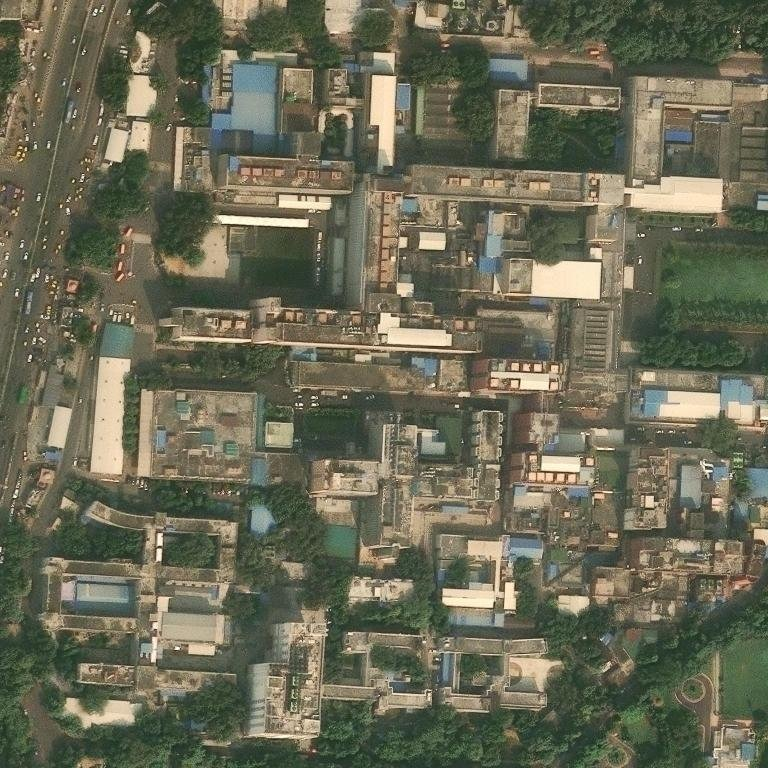
#> input picture _mosaic_z18.jpg, 768 x 768 px; its folder holds only this picture in this run
$ python -i eo_geospatial.py   (imports and definitions only)
#> lines starting #> are read from the running program, lines starting #| are printed output that depends on the picture
#> further down, picture is the input picture: shape (768, 768, 3); mean B, G, R 85.3, 105.9, 106.3
"""
PRAKALP-DRISHTI: SOVEREIGN GEOSPATIAL INTELLIGENCE LAYER

Upgrades the change detector from "these two pictures differ" to civil-engineering
telemetry: what material is on the ground, how much of it appeared, how fast, and
how far inside the statutory right-of-way.

WHAT THE SENSOR ACTUALLY GIVES US, AND WHAT THAT RULES OUT
-----------------------------------------------------------
Measured from the corpus rather than assumed: 4,414 tiles, 800x800, uint8, THREE
channels, JPEG, already radiometrically balanced by the ESRI tile server. Channel
correlations are 0.98 (B-G) and 0.94 (G-R).

Three consequences, stated because the alternative is to imply capabilities the
data cannot support:

  * NDBI IS NOT COMPUTABLE. NDBI = (SWIR - NIR)/(SWIR + NIR) and this imagery has
    neither band. Anything computed from RGB and labelled NDBI would be a
    different quantity wearing a trusted name. What IS defensible on RGB are the
    published visible-band indices -- ExG (Woebbecke 1995) and VARI (Gitelson
    2002) -- which are used here under their own names. The built-up score is a
    composite defined in this file, named RBL so nobody mistakes it for a
    standard product, with its formula printed in the API response.

  * ATMOSPHERIC CORRECTION IS NOT MEANINGFUL. Dark-object subtraction removes
    path radiance from at-sensor radiance. There is no radiance here -- these are
    8-bit display DNs from a mosaic that has already been colour-balanced and
    JPEG-compressed. Applying DOS would be numerology. What IS the correct method
    for two DN images of the same scene is Relative Radiometric Normalization
    against Pseudo-Invariant Features (Schott et al. 1988; Canty & Nielsen 2008),
    which is what this module implements.

  * SAR IS NOT PRESENT. No Sentinel-1 scenes exist in this corpus, so the
    all-weather layer is a metadata contract with every field explicitly null and
    a reason attached, rather than a fabricated coherence figure.

The RoW corridor is image-derived. PAIMANA gives a point and a bbox per project,
never a surveyed centreline, so the corridor axis is estimated from the dominant
structure bearing and the buffer is applied about that estimate. That is a real
geometric buffer with hard containment -- but it is an estimate of the alignment,
not the alignment, and the payload says so.
"""

from __future__ import annotations

import math
from dataclasses import dataclass, field
from typing import Any, Dict, Optional, Tuple

import cv2
import numpy as np

# Both epochs are fixed for the whole corpus (verified: 2207/2207 rows carry the
# same pair), so the velocity denominator is a constant rather than a per-project
# lookup. If mixed vintages are ever ingested this must become per-project.
# EPOCHS — corrected against ESRI's own Wayback release index, fetched live.
#
# These read 2018-02 / 2023-01 / 59.0 months and all three were wrong, because
# the fetch pipeline's release constants were wrong:
#
#     WAYBACK_RELEASE_BEFORE = 10   # labelled "Feb 2018 imagery"
#     WAYBACK_RELEASE_AFTER  = 93   # labelled "Jan 2023 imagery"
#
# Release 10 is "World Imagery (Wayback 2014-02-20)". Release 93 is not a
# release at all -- every request against it fails, and the fetcher's
# "fallback to current ESRI imagery" branch silently supplied the AFTER epoch
# from the live basemap instead. File mtimes put that fetch at 2026-08-23/25.
#
# So the true baseline is FEBRUARY 2014, twelve and a half years before the
# after-epoch, not fifty-nine months. Every areal velocity divided by 59 was
# therefore overstated by 150.1 / 59.0 = 2.54x.
#
# The imagery itself is sound: 0 of 120 sampled pairs are byte-identical, so
# the two epochs are genuinely different scenes. Only the labels and the
# divisor were wrong, which is the more dangerous failure -- a broken image is
# obvious, a mislabelled one is not.
EPOCH_BEFORE = "2014-02"

# The after-epoch has no single date. ESRI's World Imagery is a mosaic whose
# per-tile capture date the provider does not expose, so what is known is the
# FETCH date, which bounds the vintage from above. Stating the bound is honest;
# stating "2023-01" was not.
EPOCH_AFTER = "<=2026-08"
EPOCH_AFTER_FETCHED = "2026-08-25"
EPOCH_DELTA_MONTHS = 150.1

EPOCH_BASIS = (
    "Baseline is ESRI Wayback release 23448/10 (2014-02-20), verified against "
    "the provider's release index. The after-epoch is the live World Imagery "
    "mosaic as fetched on 2026-08-25; ESRI does not publish a per-tile capture "
    "date, so its vintage is bounded by the fetch date rather than known. The "
    "span is therefore an upper bound of 150.1 months, and any rate derived "
    "from it is a lower bound.")

# Statutory right-of-way half-widths, metres. Indian practice: NH 4-lane RoW is
# typically 45-60 m, expressways 70-100 m, broad-gauge rail formation ~30-40 m,
# trunk pipelines 18-30 m working width. These are the CORRIDOR half-widths used
# for spatial containment, deliberately generous enough to include the working
# strip and haul road without reaching the next field boundary.
ROW_HALF_WIDTH_M = {
    "Roads & Highways": 60.0,
    "Railways": 50.0,
    "Transmission & Distribution": 40.0,
    "Oil & Gas": 35.0,
    "Urban Public Transport": 45.0,
    "Water Resources": 60.0,
}
DEFAULT_ROW_HALF_WIDTH_M = 50.0

# Point assets get a square-ish site envelope instead of a corridor.
DEFAULT_SITE_RADIUS_M = 300.0


# ══════════════════════════════════════════════════════════════════════════
# 1. RELATIVE RADIOMETRIC NORMALIZATION (Pseudo-Invariant Features)
# ══════════════════════════════════════════════════════════════════════════

@dataclass
class RRNResult:
    normalised_after: np.ndarray
    pif_count: int
    pif_fraction: float
    gains: Tuple[float, float, float]
    offsets: Tuple[float, float, float]
    residual_before: float
    residual_after: float
    improvement_pct: float
    converged: bool
    method: str = "RRN / Pseudo-Invariant Features (iteratively reweighted)"
    # The invariant set itself. Downstream stages need it: a pixel in here is the
    # same ground in both epochs by construction, so any index difference across
    # it is instrument, not change -- which is what makes it a usable reference.
    pif_mask: Optional[np.ndarray] = field(repr=False, default=None)
    # Residual in DN at the selection cut. THIS is the scene-quality number.
    # pif_fraction is not: selecting the best 40% of pixels yields 40% of pixels
    # on every scene ever measured, so reporting it as an outcome states the
    # parameter back to the reader. A cut at 3 DN means the epochs agree closely
    # over stable ground; a cut at 40 DN means they barely agree anywhere.
    pif_residual_dn: float = 0.0
    pif_selection_percentile: float = 40.0


# [179 lines left out: functions _orthogonal_fit, relative_radiometric_normalization, excess_green, vari, not called in this run]


def texture_energy(bgr: np.ndarray, win: int = 9) -> np.ndarray:
    """Local grey-level variance, normalised to [0, 1].

    The discriminator between engineered and agricultural surfaces. A ploughed
    field and a concrete apron can share a DN; they do not share a local variance
    structure.
    """
    g = cv2.cvtColor(bgr, cv2.COLOR_BGR2GRAY).astype(np.float32) / 255.0
    mean = cv2.blur(g, (win, win))
    sq = cv2.blur(g * g, (win, win))
    var = np.clip(sq - mean * mean, 0.0, None)
    return np.clip(np.sqrt(var) * 6.0, 0.0, 1.0)


def rgb_builtup_likelihood(bgr: np.ndarray) -> np.ndarray:
    """RBL -- an RGB built-up score defined HERE, not a standard product.

    Named deliberately so it is never mistaken for NDBI. Built-up surfaces in the
    visible bands are characterised by three things simultaneously: low
    saturation (grey rather than coloured), mid-to-high value, and high local
    texture from structural edges. Any one alone misfires -- dry sand is bright
    and low-saturation, a shadowed canopy is dark and textured -- so the score is
    their product, which requires all three to agree.

        RBL = (1 - S) * clip(V) * texture_energy      in [0, 1]
    """
    hsv = cv2.cvtColor(bgr, cv2.COLOR_BGR2HSV).astype(np.float32)
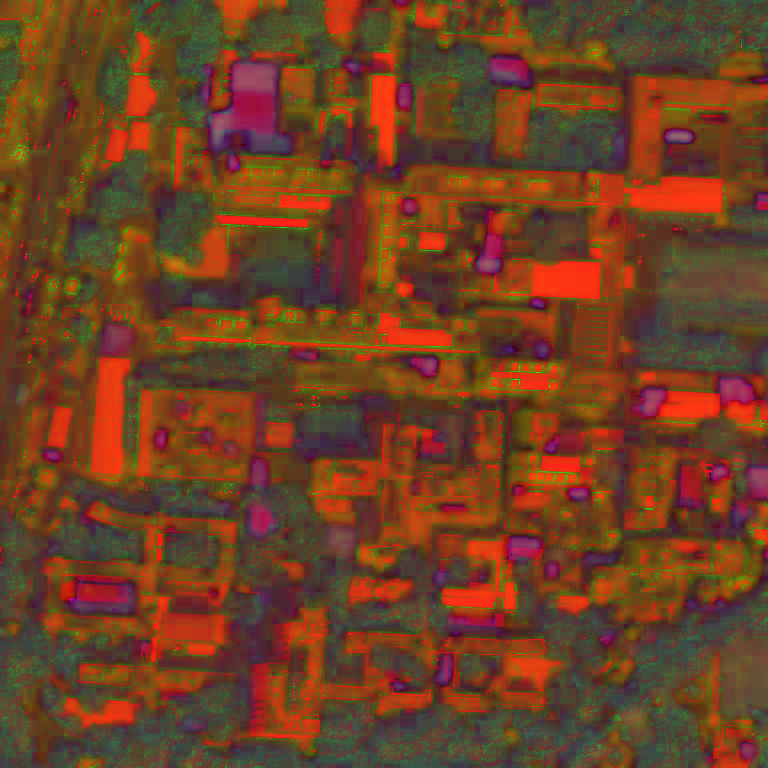
#> hsv: shape (768, 768, 3) float32; mean B, G, R 35.1, 64, 111.7
    s = hsv[..., 1] / 255.0
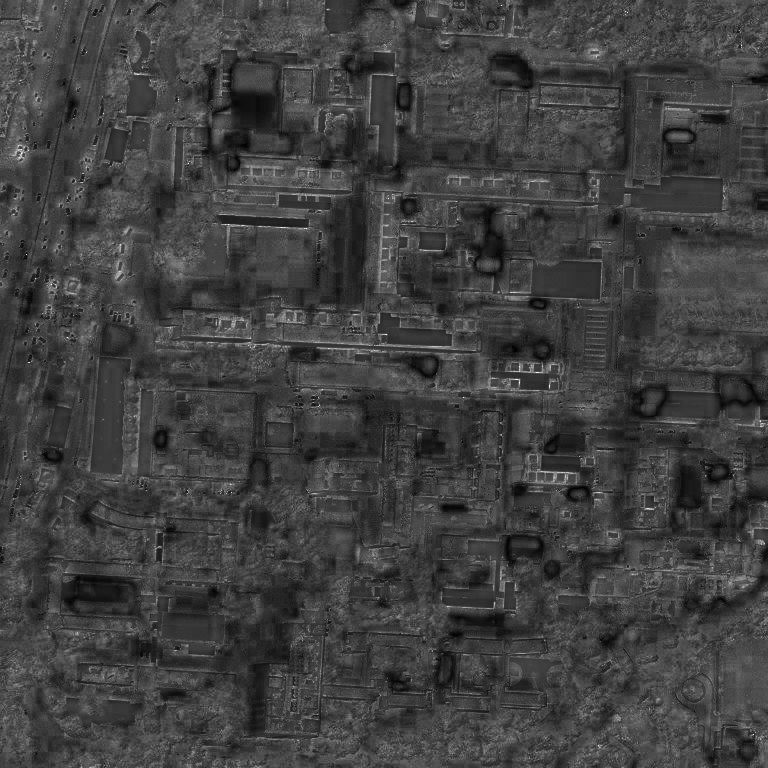
#> s: shape (768, 768) float32; min 0, max 1, mean 0.251
    v = hsv[..., 2] / 255.0
    achromatic = 1.0 - s
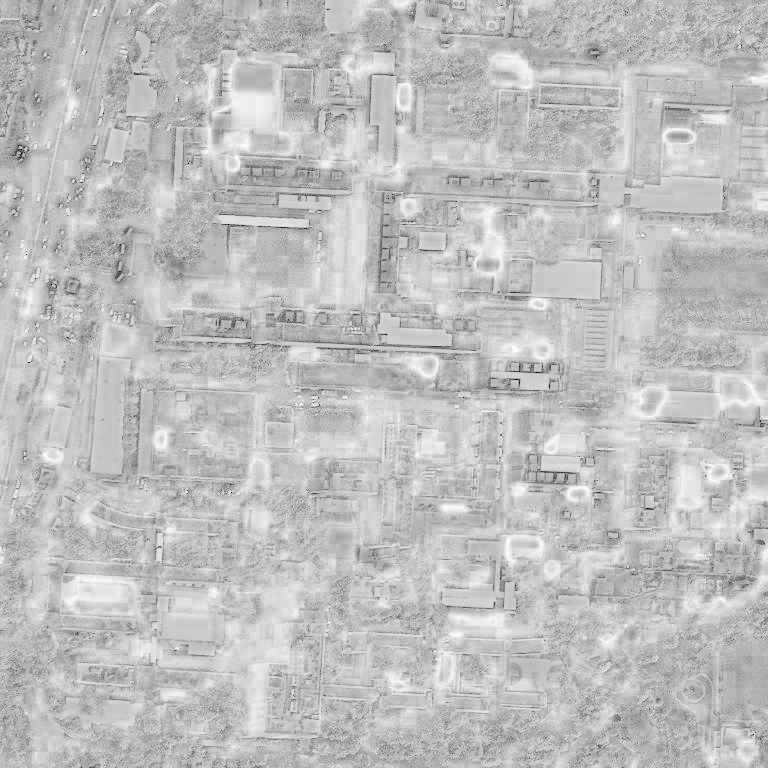
#> achromatic: shape (768, 768) float32; min 0, max 1, mean 0.749
    brightness = np.clip((v - 0.15) / 0.7, 0.0, 1.0)
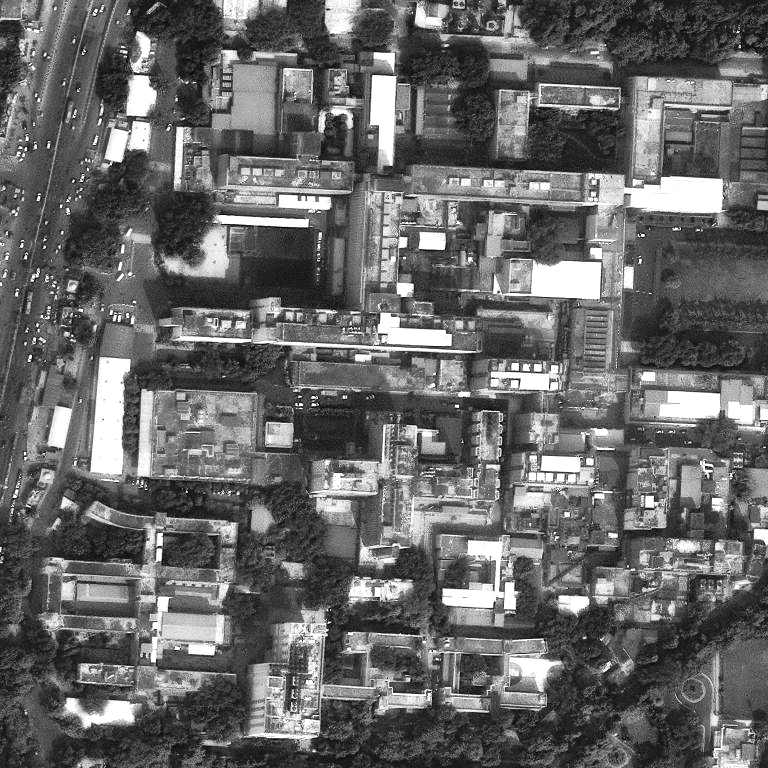
#> brightness: shape (768, 768) float32; min 0, max 1, mean 0.407
    return np.clip(achromatic * brightness * texture_energy(bgr), 0.0, 1.0)
#> in texture_energy, `mean = cv2.blur(g, (win, win))`:
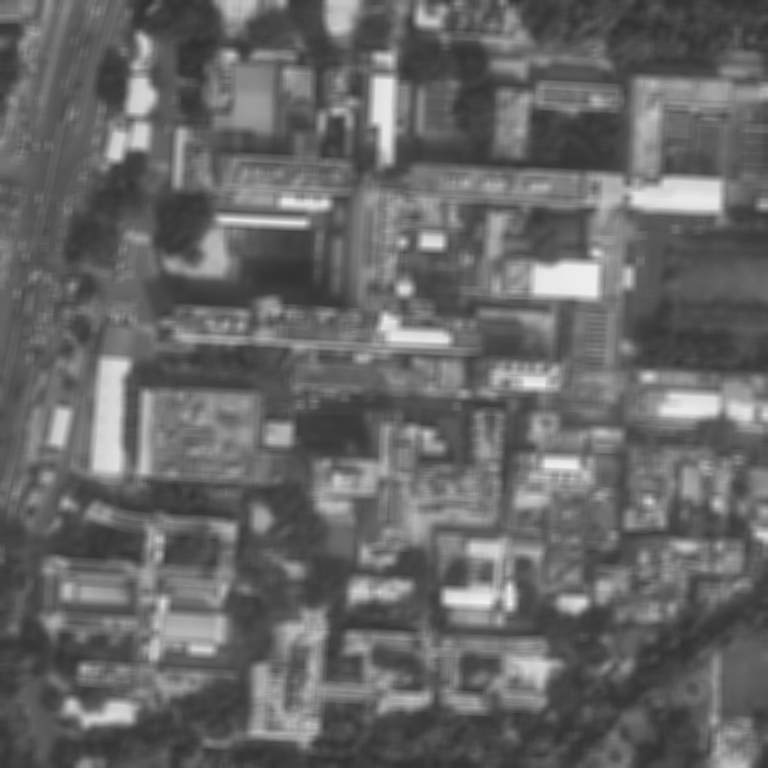
#> mean: shape (768, 768) float32; min 0.188, max 0.939, mean 0.406
#> in texture_energy, `var = np.clip(sq - mean * mean, 0.0, None)`:
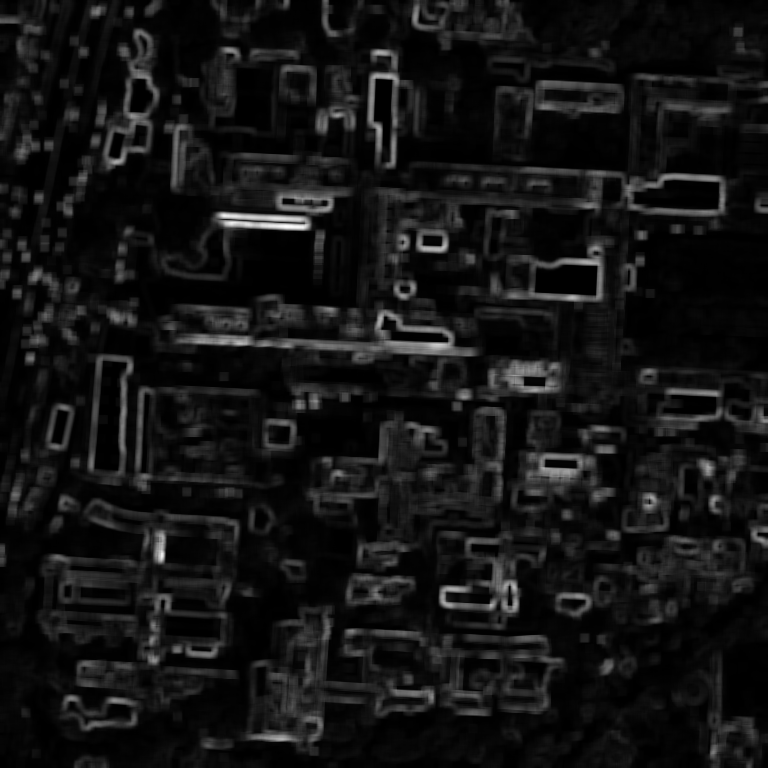
#> var: shape (768, 768) float32; min 2.09e-06, max 0.12, mean 0.00943; drawn with min black and max white
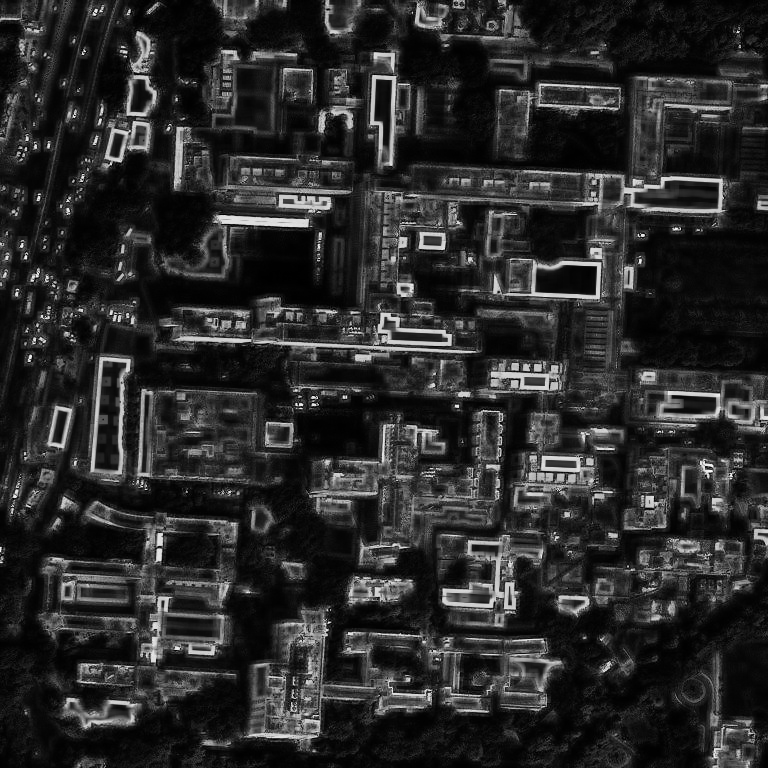
#> returned value: shape (768, 768) float32; min 0, max 0.98, mean 0.167


# ══════════════════════════════════════════════════════════════════════════
# 3. MATERIAL CLASSIFICATION
# ══════════════════════════════════════════════════════════════════════════

MATERIAL_CLASSES = (
    "water_or_shadow", "vegetation", "bare_soil_earthwork",
    "asphalt_bitumen", "concrete_structure", "unclassified",
)

# Presented as declared decision thresholds, not learned parameters. There is no
# labelled material corpus here to train or validate a classifier against, so
# calling this "semantic segmentation" would overstate it by a wide margin. It is
# a rule-based classifier over a stated feature space, and the rules are printed
# in the API response so a reviewer can disagree with a specific number.
_T = {
    "shadow_value": 0.16,
    "veg_exg": 0.06,
    "veg_vari": 0.08,
    "soil_saturation": 0.28,
    "asphalt_value": 0.42,
    "builtup_texture": 0.16,
}


# [203 lines left out: functions classify_materials, index_bias_over_invariants, material_transition, not called in this run]


# ══════════════════════════════════════════════════════════════════════════
# 4. RIGHT-OF-WAY CORRIDOR GEOMETRY
# ══════════════════════════════════════════════════════════════════════════

@dataclass
class CorridorMask:
    mask: np.ndarray = field(repr=False)          # bool, hard containment
    half_width_m: float = 0.0
    half_width_px: float = 0.0
    bearing_deg: Optional[float] = None
    geometry: str = "site_envelope"                # "row_corridor" | "site_envelope"
    area_m2: float = 0.0
    coverage_frac: float = 0.0
    centreline: Optional[Tuple[Tuple[int, int], Tuple[int, int]]] = None
    basis: str = ""


# [355 lines left out: functions build_row_corridor, construction_velocity, _eo_statement, pace_against_dpr, sar_readiness, analyze_project_eo, not called in this run]


# ══════════════════════════════════════════════════════════════════════════
# 8. RECONNAISSANCE TARGETS
# ══════════════════════════════════════════════════════════════════════════

# Centroid containment threshold against the ROI weight field. Inside the
# statutory buffer the field is 1.0; outside it is 0.15. A cut at 0.55 sits
# between them, so a blob is admitted only when its CENTRE OF MASS lies within
# the surveyed Right-of-Way.
#
# Centroid rather than overlap is the deliberate choice. An overlap test admits
# a two-hectare field that happens to graze the corridor edge, which is exactly
# the farmland false positive this exists to eliminate; the centroid test admits
# it only if the bulk of the object is actually on the alignment.
TARGET_ROI_MIN = 0.55

# Colours are BGR for OpenCV, and are the two the interface specifies.
TARGET_COLOURS = {
    "STRUCTURAL_GAIN": (129, 185, 16),      # emerald  RGB(16,185,129)
    "EARTHWORKS": (0, 106, 255),            # saffron  RGB(255,106,0)
    "UNCLASSIFIED_CHANGE": (148, 133, 100), # slate    RGB(100,133,148)
}

MIN_TARGET_AREA_PX = 40      # below this a blob is JPEG speckle, not a work front
MAX_TARGETS = 12

# Minimum share of a cluster that must actually BE the material assigned before
# the label asserts it. Without this floor a blob whose pixels are 10% soil and
# 90% something else was still stamped "EARTHWORKS GRADING - 10% CONF", which
# reads as a finding while the measurement says the opposite. Below the floor
# the cluster is reported as detected-but-unclassified, in neutral slate, and
# is excluded from the structural-gain total that drives the green verdict.
MIN_MATERIAL_PURITY = 0.35


@dataclass
class Target:
    x: float
    y: float
    w: float
    h: float                                        # normalised 0..1
    area_px: int
    area_m2: float
    kind: str                                       # STRUCTURAL_GAIN | EARTHWORKS
    confidence: float
    label: str
    dominant_class: str
    centroid_roi_weight: float


# [223 lines left out: functions detect_targets, sovereign_verdict, eo_readiness, not called in this run]

>>> import cv2
>>> picture = cv2.imread('../_mosaic_z18.jpg')
>>> result = rgb_builtup_likelihood(picture)
